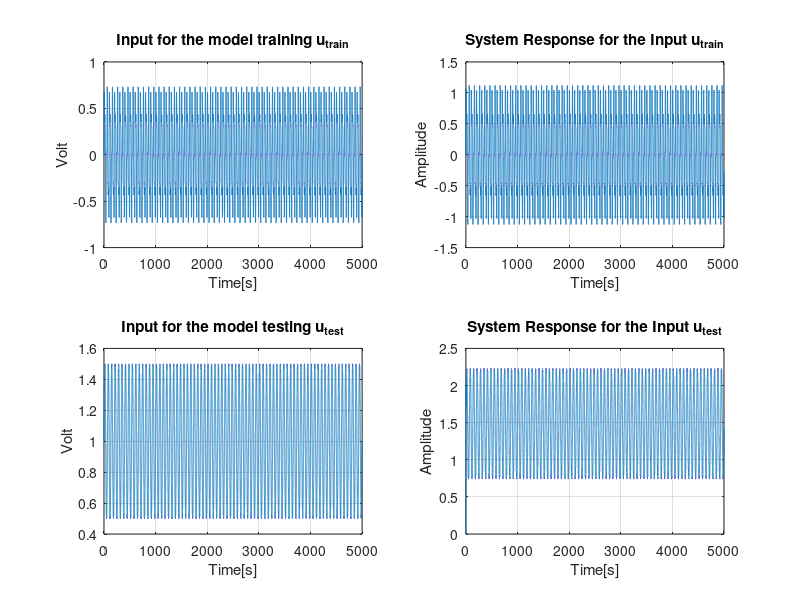

This figure's MATLAB source: (Note: this script raises an error after producing the figure.)
%% Real System Simulation (Sine)
% Created for the Multivariable Systems Lab
% Athens 02/2023
% Authors: 
%   G.Kassavetakis AM02121203
%   G.Krommidas    AM02121208

clc
clear
close all

%% Parameters
xvmax = 2.79e-3;
s=tf('s');
% Electro-hydraulic Parameters 
% System (linear)with input Volt and output x_v normalised 
% System Equation (Laplace):
% x_v/u=(Kvp/xvmax)/(tau*Av*s^2+Av*s+K3*Kvp)
Kvp = 1.06e-5;
tau = 0.0014;
Av = 1.964e-4;
K3 = 3579.13;

% Valve Parameters
Ps = 1.9e4;
Kv = 1.64e-2; %Kv=C_d*w*xvmax*sqrt(P_s/p)
K1=2*Kv/xvmax;

% Actuator Parameters
% Common Parameters for Eq1 and Eq2
A = 8.212e-3;
% Equation 1: Q_L=Ka*(dP_L/dt)+Cl*P_L+A*(dx_p/dt)
Ka = 7.56e-10;
Cl = 1.3e-8;
% Equation 2: A*P_L-Fc=mt*(d^2x_p/dt^2)+c*(dx_p/dt)+kx_p
%Fc = 0.1; %Not USED
mt = 500;
c = 4.33;
k = 698.8;

%% Linear Model parameters

Kp=0; %Using 0 flow back due to Pressure diff
p=0.0893; %Density from gamma/g=0.876/9.81=p
b3=Ka*mt/A;
b2=Ka*c/A+mt*(Cl+Kp)/A;
b1=A*p+Ka*k/A+(Cl+Kp)*c/A;
% OR b1=A+Ka*k/A+(Cl+Kp)*c/A;
b0=k*(Kp+Cl)/A;

%% System Creation

tf_valve=tf(Kvp/xvmax,[tau*Av,Av,K3*Kvp]);
tf_actuator=tf(Kv,[b3,b2,b1,b0]);
tf_system=tf_valve*tf_actuator;
% tf_system = tf_system*10^5/10^5/(1/1.266e-06);
%% Input Creation

% Time vector
t=0:0.01:5000;

% For Persistance of Excitation we need n/2=4 frequencies in order to obtain
% all the parameters
% f_train = [0.01, 0.02, 0.05]; %Frequency in Hz
% A_train = [0.1, 0.5, 0.25]; %Amp in Volt
f_train = [0.01, 0.02, 0.05, 0.08, 0.07]; %Frequency in Hz
A_train = [0.1, 0.5, 0.25, 0.1, 0.05]; %Amp in Volt

% Testing will be done using a sum of a step input and a sine wave (No need
% for the Persistance of Excitation condition here)
f_test = 0.015; %Frequency in Hz
A_test = 0.5; %Amp in Volt

% Input signals
u_train=A_train*sin(2*pi*f_train'*t);
u_test=ones(size(t))+A_test*sin(2*pi*f_test*t);

%% System Response for sum of Sines Input

%Simulation for the training signal
y_train=lsim(tf_system,u_train,t);

%Simulation for the testing signal
y_test=lsim(tf_system,u_test,t);

% Plot of the 2 system responses
figure(1)
clf
subplot(2,2,1)
plot(t,u_train)
grid on
title('Input for the model training u_{train}')
ylabel('Volt')
xlabel('Time[s]')
subplot(2,2,2)
plot(t,y_train)
grid on
title('System Response for the Input u_{train}')
ylabel('Amplitude')
xlabel('Time[s]')
subplot(2,2,3)
plot(t,u_test)
grid on
title('Input for the model testing u_{test}')
ylabel('Volt')
xlabel('Time[s]')
subplot(2,2,4)
plot(t,y_test)
grid on
title('System Response for the Input u_{test}')
ylabel('Amplitude')
xlabel('Time[s]')

%Save to Files
names={'Time','Input','Position'};
output1=table(t',u_train',y_train,'VariableNames',names);
output2=table(t',u_test',y_test,'VariableNames',names);
writetable(output1,'SineResultTrain.csv')
writetable(output2,'SineResultTest.csv')
